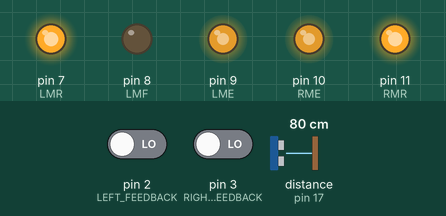
This sketch was run on a simulated Arduino Uno, built with avr-gcc and run on an emulated ATmega328P. Parts: output pins drawn as LEDs (lit = HIGH). The test bench sets the inputs (shaded band); at power-on: distance to the obstacle (sensor on pin 17) 80 cm, pin 2 (LEFT_FEEDBACK) LOW, pin 3 (RIGHT_FEEDBACK) LOW. The echo pulse lasts 58.3 µs per cm.

Above: at 1.2 s.
1.3 s: distance to the obstacle (sensor on pin 17) set to 2 cm
11.9 s: distance to the obstacle (sensor on pin 17) set to 11 cm
17.8 s: distance to the obstacle (sensor on pin 17) set to 16 cm
At 20.9 s:
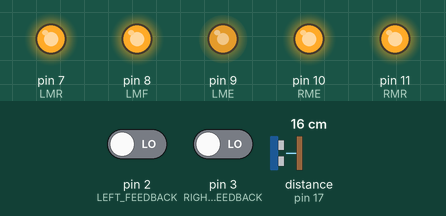
23.7 s: distance to the obstacle (sensor on pin 17) set to 4 cm
At 30.9 s:
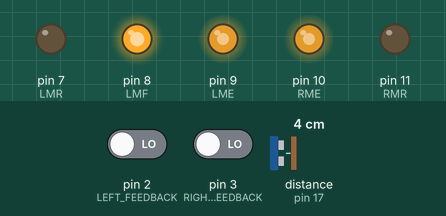
Timing chart, 0 to 32.0 s (numbered marks = the images above; inputs shaded):
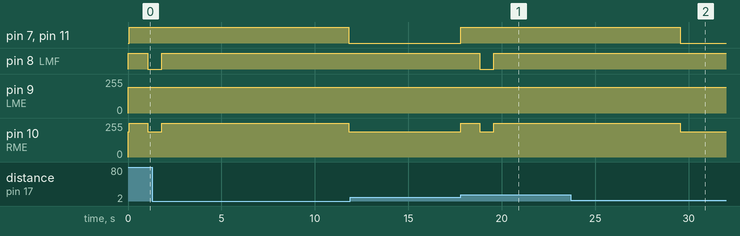

The sketch:

Hyppbeast_sencor_movement.ino
```cpp
int LME = 9;
int LMR = 7;
int LMF = 8;
int RME = 10;
int RMR = 11;
int RMF = 12;
int leftspeed = 195;
int rightspeed = 190;

const int LEFT_FEEDBACK = 2; // Pin numbers on Rover
const int RIGHT_FEEDBACK = 3;

volatile int leftcounter = 0; // initiate counter to zero for start
volatile int rightcounter = 0; // counter could always be reset

#include <NewPing.h>

#define TRIGGER_PIN  13  // Arduino pin tied to trigger pin on the ultrasonic sensor.
#define ECHO_PIN     17  // Arduino pin tied to echo pin on the ultrasonic sensor.
#define MAX_DISTANCE 300 // Maximum distance we want to ping for (in centimeters). Maximum sensor distance is rated at 400-500cm.

NewPing sonar(TRIGGER_PIN, ECHO_PIN, MAX_DISTANCE); // NewPing setup of pins and maximum distance.

void setup() {
  Serial.begin(115200);
  pinMode(LME, OUTPUT);
  pinMode(RMR, OUTPUT);
  pinMode(RME, OUTPUT);
  pinMode(LMF, OUTPUT);
  pinMode(LMR, OUTPUT);
  pinMode(LME, OUTPUT);
    attachInterrupt(digitalPinToInterrupt(LEFT_FEEDBACK), LeftMotorISR,RISING);
     attachInterrupt(digitalPinToInterrupt(RIGHT_FEEDBACK), RightMotorISR, RISING);
 int distance = sonar.ping_cm();
}

void loop() {
 forwards();

  delay(50);                     // Wait 50ms between pings (about 20 pings/sec). 29ms should be the shortest delay between pings.
  int distance = sonar.ping_cm();

  if (distance > 13){
 Stop(1000);
 backwards();
 delay(750);
 Stop(10000);
  }

}
  void forwards() {
  analogWrite(LME, leftspeed);
  analogWrite(RME, rightspeed);
  digitalWrite(LMF, HIGH);
  digitalWrite(RMF, HIGH);
  digitalWrite(LMR, LOW);
  digitalWrite(RMR, LOW);
  //delay(750);
}

void backwards() {
  analogWrite(LME, leftspeed);
  analogWrite(RME, rightspeed);
  digitalWrite(LMF, LOW);
  digitalWrite(RMF, LOW);
  digitalWrite(LMR, HIGH);
  digitalWrite(RMR, HIGH);
  //delay(750);
}
  void Stop(int delaytime) {
  digitalWrite(RME, HIGH);
  digitalWrite(LMF, HIGH);
  digitalWrite(RMF, HIGH);
  digitalWrite(LMR, HIGH);
  digitalWrite(RMR, HIGH);
  delay (delaytime);
}
  void right() {
  analogWrite(LME, leftspeed);
  analogWrite(RME, rightspeed);
  digitalWrite(LMF, HIGH);
  digitalWrite(RMF, LOW);
  digitalWrite(LMR, LOW);
  digitalWrite(RMR, HIGH);
  //delay(425);
}
  void left() {
  analogWrite(LME, leftspeed);
  analogWrite(RME, rightspeed);
  digitalWrite(LMF, LOW);
  digitalWrite(RMF, HIGH);
  digitalWrite(LMR, HIGH);
  digitalWrite(RMR, LOW);
 //delay(1000);
}
void LeftMotorISR(){
    // adds one to the counter on each motor revolution
    leftcounter++;
}

void RightMotorISR(){
    // adds one to the counter on each motor revolution
    rightcounter++;
}
```

Measured:
- after the input at 11.9 s, every drawn part: stays the same
- after the input at 17.8 s, pin 7 (LMR), pin 11 (RMR): LOW → HIGH at once; pin 8 (LMF): HIGH → LOW after 1.0 s, → HIGH 0.75 s later; pin 10 (RME): 190/255 → 255/255 at once, → 190/255 1.0 s later, → 255/255 0.75 s later
- after the input at 23.7 s, pin 7 (LMR), pin 11 (RMR): goes on until 29.6 s, then stays LOW; pin 8 (LMF): stays HIGH (without the input it goes to LOW after 6.9 s); pin 10 (RME): goes on until 29.6 s, then stays 190/255
